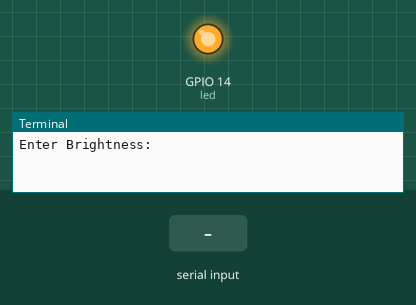
Simulated run of this program. Board: Raspberry Pi (BCM pin numbers). On the bench: output pins drawn as LEDs (lit = HIGH), the last lines printed to the terminal. The inputs (shaded band) are chosen by the test bench.

Above: at 1.2 s.
1.3 s: "90" typed at the terminal, then Enter
At 2.5 s:
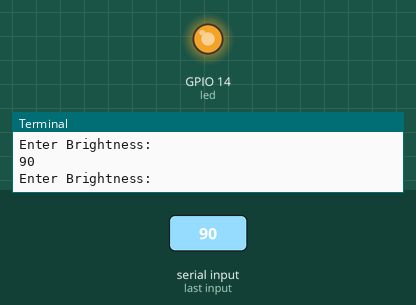
2.8 s: "0" typed at the terminal, then Enter
At 3.8 s:
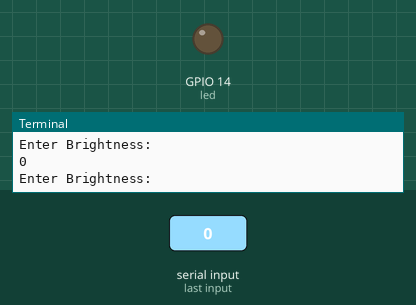
Timing chart, 0 to 5.8 s (numbered marks = the images above; inputs shaded):
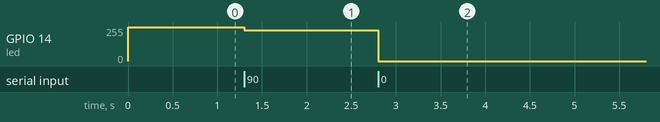

Measured:
- after the input at 1.3 s, GPIO 14 (led): 255/255 → 230/255 at once
- after the input at 2.8 s, GPIO 14 (led): 230/255 → 0/255 at once

The program:

led_brightness.py
```python
import RPi.GPIO as GPIO

led=14

GPIO.setwarnings(False)

GPIO.setmode(GPIO.BCM)
GPIO.setup(led, GPIO.OUT)

pwm_led = GPIO.PWM(led,500)
pwm_led.start(100)

while True:
    duty=int(input("Enter Brightness:"))
    pwm_led.ChangeDutyCycle(duty)
```
